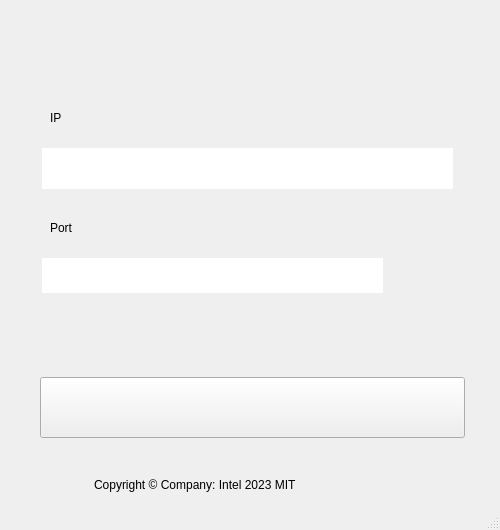
<?xml version="1.0" encoding="UTF-8"?>
<ui version="4.0">
 <class>Client</class>
 <widget class="QMainWindow" name="Client">
  <property name="geometry">
   <rect>
    <x>0</x>
    <y>0</y>
    <width>500</width>
    <height>530</height>
   </rect>
  </property>
  <property name="windowTitle">
   <string>Client</string>
  </property>
  <property name="styleSheet">
   <string notr="true">background-image: url(:/image/login_background.png);</string>
  </property>
  <widget class="QWidget" name="centralWidget">
   <widget class="QLineEdit" name="lineEdit_user">
    <property name="geometry">
     <rect>
      <x>42</x>
      <y>148</y>
      <width>411</width>
      <height>41</height>
     </rect>
    </property>
    <property name="styleSheet">
     <string notr="true">font: 12pt &quot;Microsoft YaHei UI&quot;;</string>
    </property>
    <property name="frame">
     <bool>false</bool>
    </property>
   </widget>
   <widget class="QLabel" name="label_ip">
    <property name="geometry">
     <rect>
      <x>50</x>
      <y>110</y>
      <width>31</width>
      <height>16</height>
     </rect>
    </property>
    <property name="styleSheet">
     <string notr="true">font: 12pt &quot;Microsoft YaHei UI&quot;;</string>
    </property>
    <property name="text">
     <string>IP</string>
    </property>
   </widget>
   <widget class="QLabel" name="label_port">
    <property name="geometry">
     <rect>
      <x>50</x>
      <y>220</y>
      <width>41</width>
      <height>16</height>
     </rect>
    </property>
    <property name="styleSheet">
     <string notr="true">font: 12pt &quot;Microsoft YaHei UI&quot;;</string>
    </property>
    <property name="text">
     <string>Port</string>
    </property>
   </widget>
   <widget class="QLineEdit" name="lineEdit_psw">
    <property name="geometry">
     <rect>
      <x>42</x>
      <y>258</y>
      <width>341</width>
      <height>35</height>
     </rect>
    </property>
    <property name="styleSheet">
     <string notr="true">font: 12pt &quot;Microsoft YaHei UI&quot;;</string>
    </property>
    <property name="frame">
     <bool>false</bool>
    </property>
   </widget>
   <widget class="QPushButton" name="pushButton_login">
    <property name="geometry">
     <rect>
      <x>40</x>
      <y>377</y>
      <width>425</width>
      <height>61</height>
     </rect>
    </property>
    <property name="styleSheet">
     <string notr="true">border-image: url(:/image/login_button_se.png);</string>
    </property>
    <property name="text">
     <string/>
    </property>
   </widget>
   <widget class="QLabel" name="label_copyright">
    <property name="geometry">
     <rect>
      <x>94</x>
      <y>470</y>
      <width>312</width>
      <height>30</height>
     </rect>
    </property>
    <property name="styleSheet">
     <string notr="true">font: 10pt &quot;Microsoft YaHei UI&quot;;</string>
    </property>
    <property name="text">
     <string>Copyright © Company: Intel 2023 MIT</string>
    </property>
   </widget>
   <zorder>pushButton_login</zorder>
   <zorder>lineEdit_user</zorder>
   <zorder>label_ip</zorder>
   <zorder>label_port</zorder>
   <zorder>lineEdit_psw</zorder>
   <zorder>label_copyright</zorder>
  </widget>
  <widget class="QStatusBar" name="statusBar"/>
 </widget>
 <layoutdefault spacing="6" margin="11"/>
 <resources/>
 <connections/>
</ui>
